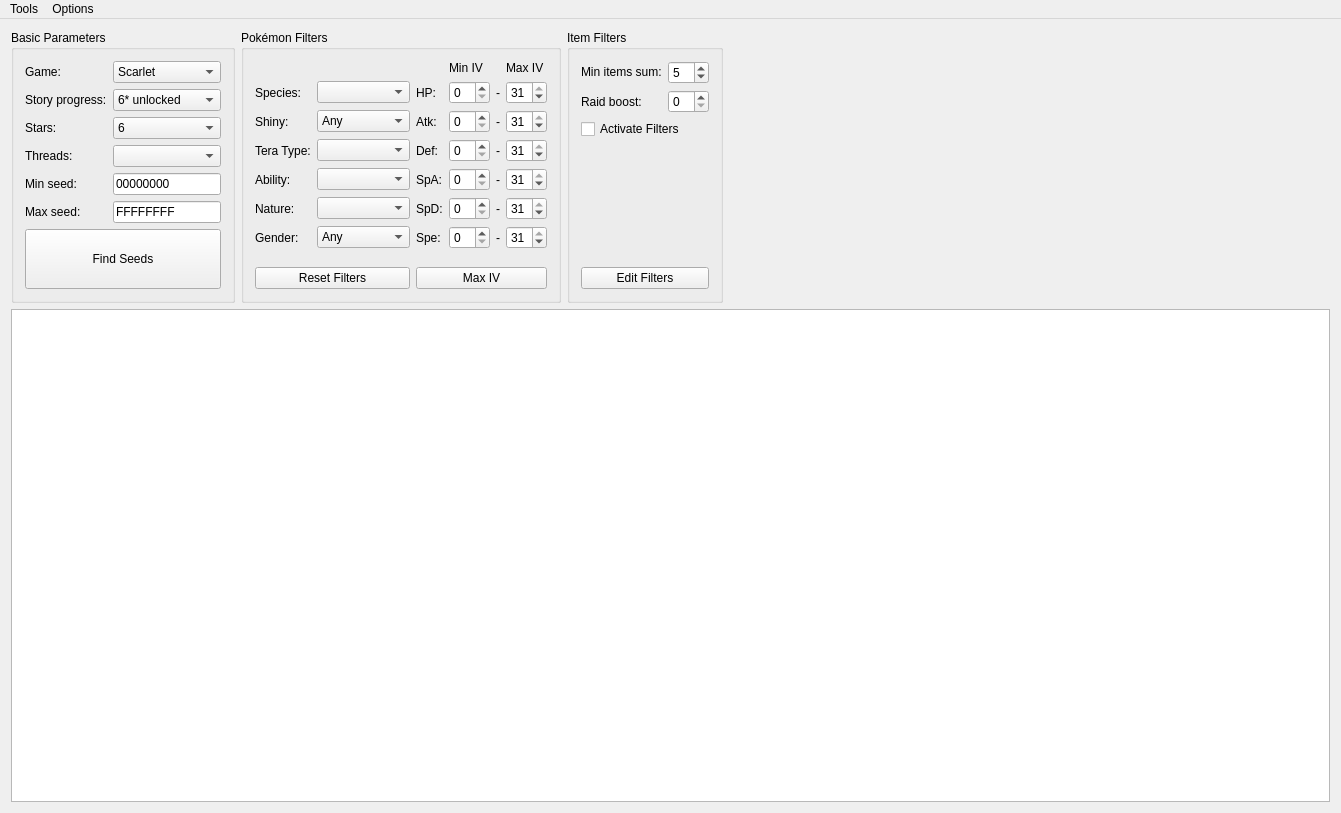
<?xml version="1.0" encoding="UTF-8"?>
<ui version="4.0">
 <class>RaidCalcClass</class>
 <widget class="QMainWindow" name="RaidCalcClass">
  <property name="geometry">
   <rect>
    <x>0</x>
    <y>0</y>
    <width>1341</width>
    <height>813</height>
   </rect>
  </property>
  <property name="windowTitle">
   <string>RaidCalc</string>
  </property>
  <widget class="QWidget" name="centralWidget">
   <layout class="QVBoxLayout" name="verticalLayout" stretch="0,1">
    <item>
     <layout class="QHBoxLayout" name="parametersHorizontalLayout">
      <item>
       <widget class="QGroupBox" name="basicGroup">
        <property name="sizePolicy">
         <sizepolicy hsizetype="Preferred" vsizetype="Preferred">
          <horstretch>0</horstretch>
          <verstretch>0</verstretch>
         </sizepolicy>
        </property>
        <property name="title">
         <string>Basic Parameters</string>
        </property>
        <layout class="QGridLayout" name="gridLayout">
         <item row="6" column="0" colspan="2">
          <widget class="QPushButton" name="buttonFindSeeds">
           <property name="minimumSize">
            <size>
             <width>0</width>
             <height>60</height>
            </size>
           </property>
           <property name="text">
            <string>Find Seeds</string>
           </property>
          </widget>
         </item>
         <item row="3" column="0">
          <widget class="QLabel" name="labelThreads">
           <property name="text">
            <string>Threads:</string>
           </property>
          </widget>
         </item>
         <item row="5" column="0">
          <widget class="QLabel" name="labelMaxSeed">
           <property name="text">
            <string>Max seed:</string>
           </property>
          </widget>
         </item>
         <item row="4" column="0">
          <widget class="QLabel" name="labelMinSeed">
           <property name="text">
            <string>Min seed:</string>
           </property>
          </widget>
         </item>
         <item row="4" column="1">
          <widget class="QLineEdit" name="editMinSeed">
           <property name="sizePolicy">
            <sizepolicy hsizetype="Preferred" vsizetype="Fixed">
             <horstretch>0</horstretch>
             <verstretch>0</verstretch>
            </sizepolicy>
           </property>
           <property name="text">
            <string>00000000</string>
           </property>
          </widget>
         </item>
         <item row="2" column="0">
          <widget class="QLabel" name="labelStars">
           <property name="text">
            <string>Stars:</string>
           </property>
          </widget>
         </item>
         <item row="2" column="1">
          <widget class="QComboBox" name="comboBoxStars">
           <property name="currentIndex">
            <number>5</number>
           </property>
           <item>
            <property name="text">
             <string>1</string>
            </property>
           </item>
           <item>
            <property name="text">
             <string>2</string>
            </property>
           </item>
           <item>
            <property name="text">
             <string>3</string>
            </property>
           </item>
           <item>
            <property name="text">
             <string>4</string>
            </property>
           </item>
           <item>
            <property name="text">
             <string>5</string>
            </property>
           </item>
           <item>
            <property name="text">
             <string>6</string>
            </property>
           </item>
          </widget>
         </item>
         <item row="5" column="1">
          <widget class="QLineEdit" name="editMaxSeed">
           <property name="sizePolicy">
            <sizepolicy hsizetype="Preferred" vsizetype="Fixed">
             <horstretch>0</horstretch>
             <verstretch>0</verstretch>
            </sizepolicy>
           </property>
           <property name="text">
            <string>FFFFFFFF</string>
           </property>
          </widget>
         </item>
         <item row="0" column="0">
          <widget class="QLabel" name="labelGame">
           <property name="text">
            <string>Game:</string>
           </property>
          </widget>
         </item>
         <item row="3" column="1">
          <widget class="QComboBox" name="comboBoxThreads"/>
         </item>
         <item row="0" column="1">
          <widget class="QComboBox" name="comboBoxGame">
           <item>
            <property name="text">
             <string>Scarlet</string>
            </property>
           </item>
           <item>
            <property name="text">
             <string>Violet</string>
            </property>
           </item>
          </widget>
         </item>
         <item row="1" column="0">
          <widget class="QLabel" name="label">
           <property name="text">
            <string>Story progress:</string>
           </property>
          </widget>
         </item>
         <item row="1" column="1">
          <widget class="QComboBox" name="comboBoxStory">
           <property name="currentIndex">
            <number>4</number>
           </property>
           <item>
            <property name="text">
             <string>None</string>
            </property>
           </item>
           <item>
            <property name="text">
             <string>3* unlocked</string>
            </property>
           </item>
           <item>
            <property name="text">
             <string>4* unlocked</string>
            </property>
           </item>
           <item>
            <property name="text">
             <string>5* unlocked</string>
            </property>
           </item>
           <item>
            <property name="text">
             <string>6* unlocked</string>
            </property>
           </item>
          </widget>
         </item>
        </layout>
       </widget>
      </item>
      <item>
       <widget class="QGroupBox" name="pokemonGroup">
        <property name="title">
         <string>Pokémon Filters</string>
        </property>
        <layout class="QGridLayout" name="gridLayout_3">
         <item row="1" column="2">
          <widget class="QLabel" name="labelHP">
           <property name="text">
            <string>HP:</string>
           </property>
          </widget>
         </item>
         <item row="9" column="0" colspan="2">
          <widget class="QPushButton" name="buttonResetPokemonFilters">
           <property name="text">
            <string>Reset Filters</string>
           </property>
          </widget>
         </item>
         <item row="7" column="4">
          <widget class="QLabel" name="labelSep6">
           <property name="text">
            <string>-</string>
           </property>
          </widget>
         </item>
         <item row="3" column="5">
          <widget class="QSpinBox" name="spinBoxMaxAtk">
           <property name="maximum">
            <number>31</number>
           </property>
           <property name="value">
            <number>31</number>
           </property>
          </widget>
         </item>
         <item row="5" column="4">
          <widget class="QLabel" name="labelSep4">
           <property name="text">
            <string>-</string>
           </property>
          </widget>
         </item>
         <item row="7" column="2">
          <widget class="QLabel" name="labelSpe">
           <property name="text">
            <string>Spe:</string>
           </property>
          </widget>
         </item>
         <item row="5" column="3">
          <widget class="QSpinBox" name="spinBoxMinSpA">
           <property name="maximum">
            <number>31</number>
           </property>
           <property name="value">
            <number>0</number>
           </property>
          </widget>
         </item>
         <item row="5" column="0">
          <widget class="QLabel" name="labelAbility">
           <property name="text">
            <string>Ability:</string>
           </property>
          </widget>
         </item>
         <item row="3" column="0">
          <widget class="QLabel" name="labelShiny">
           <property name="text">
            <string>Shiny:</string>
           </property>
          </widget>
         </item>
         <item row="4" column="4">
          <widget class="QLabel" name="labelSep3">
           <property name="text">
            <string>-</string>
           </property>
          </widget>
         </item>
         <item row="5" column="2">
          <widget class="QLabel" name="labelSpA">
           <property name="text">
            <string>SpA:</string>
           </property>
          </widget>
         </item>
         <item row="6" column="4">
          <widget class="QLabel" name="labelSep5">
           <property name="text">
            <string>-</string>
           </property>
          </widget>
         </item>
         <item row="6" column="0">
          <widget class="QLabel" name="labelNature">
           <property name="text">
            <string>Nature:</string>
           </property>
          </widget>
         </item>
         <item row="1" column="0">
          <widget class="QLabel" name="labelSpecies">
           <property name="text">
            <string>Species:</string>
           </property>
          </widget>
         </item>
         <item row="6" column="1">
          <widget class="QComboBox" name="comboBoxNature"/>
         </item>
         <item row="4" column="2">
          <widget class="QLabel" name="labelDef">
           <property name="text">
            <string>Def:</string>
           </property>
          </widget>
         </item>
         <item row="3" column="3">
          <widget class="QSpinBox" name="spinBoxMinAtk">
           <property name="maximum">
            <number>31</number>
           </property>
           <property name="value">
            <number>0</number>
           </property>
          </widget>
         </item>
         <item row="4" column="3">
          <widget class="QSpinBox" name="spinBoxMinDef">
           <property name="maximum">
            <number>31</number>
           </property>
           <property name="value">
            <number>0</number>
           </property>
          </widget>
         </item>
         <item row="5" column="5">
          <widget class="QSpinBox" name="spinBoxMaxSpA">
           <property name="maximum">
            <number>31</number>
           </property>
           <property name="value">
            <number>31</number>
           </property>
          </widget>
         </item>
         <item row="4" column="5">
          <widget class="QSpinBox" name="spinBoxMaxDef">
           <property name="maximum">
            <number>31</number>
           </property>
           <property name="value">
            <number>31</number>
           </property>
          </widget>
         </item>
         <item row="0" column="5">
          <widget class="QLabel" name="labelMaxIV">
           <property name="text">
            <string>Max IV</string>
           </property>
          </widget>
         </item>
         <item row="3" column="1">
          <widget class="QComboBox" name="comboBoxShiny">
           <item>
            <property name="text">
             <string>Any</string>
            </property>
           </item>
           <item>
            <property name="text">
             <string>Yes</string>
            </property>
           </item>
           <item>
            <property name="text">
             <string>No</string>
            </property>
           </item>
          </widget>
         </item>
         <item row="6" column="5">
          <widget class="QSpinBox" name="spinBoxMaxSpD">
           <property name="maximum">
            <number>31</number>
           </property>
           <property name="value">
            <number>31</number>
           </property>
          </widget>
         </item>
         <item row="3" column="2">
          <widget class="QLabel" name="labelAtk">
           <property name="text">
            <string>Atk:</string>
           </property>
          </widget>
         </item>
         <item row="1" column="1">
          <widget class="QComboBox" name="comboBoxSpecies"/>
         </item>
         <item row="7" column="0">
          <widget class="QLabel" name="labelGender">
           <property name="text">
            <string>Gender:</string>
           </property>
          </widget>
         </item>
         <item row="7" column="5">
          <widget class="QSpinBox" name="spinBoxMaxSpe">
           <property name="maximum">
            <number>31</number>
           </property>
           <property name="value">
            <number>31</number>
           </property>
          </widget>
         </item>
         <item row="5" column="1">
          <widget class="QComboBox" name="comboBoxAbility"/>
         </item>
         <item row="1" column="5">
          <widget class="QSpinBox" name="spinBoxMaxHP">
           <property name="maximum">
            <number>31</number>
           </property>
           <property name="value">
            <number>31</number>
           </property>
          </widget>
         </item>
         <item row="6" column="2">
          <widget class="QLabel" name="labelSpD">
           <property name="text">
            <string>SpD:</string>
           </property>
          </widget>
         </item>
         <item row="7" column="3">
          <widget class="QSpinBox" name="spinBoxMinSpe">
           <property name="maximum">
            <number>31</number>
           </property>
           <property name="value">
            <number>0</number>
           </property>
          </widget>
         </item>
         <item row="9" column="2" colspan="4">
          <widget class="QPushButton" name="buttonMaxIV">
           <property name="text">
            <string>Max IV</string>
           </property>
          </widget>
         </item>
         <item row="4" column="0">
          <widget class="QLabel" name="labelTeraType">
           <property name="text">
            <string>Tera Type:</string>
           </property>
          </widget>
         </item>
         <item row="7" column="1">
          <widget class="QComboBox" name="comboBoxGender">
           <item>
            <property name="text">
             <string>Any</string>
            </property>
           </item>
           <item>
            <property name="text">
             <string>Male</string>
            </property>
           </item>
           <item>
            <property name="text">
             <string>Female</string>
            </property>
           </item>
           <item>
            <property name="text">
             <string>Genderless</string>
            </property>
           </item>
          </widget>
         </item>
         <item row="0" column="3">
          <widget class="QLabel" name="labelMinIV">
           <property name="text">
            <string>Min IV</string>
           </property>
          </widget>
         </item>
         <item row="1" column="4">
          <widget class="QLabel" name="labelSep1">
           <property name="text">
            <string>-</string>
           </property>
          </widget>
         </item>
         <item row="1" column="3">
          <widget class="QSpinBox" name="spinBoxMinHP">
           <property name="maximum">
            <number>31</number>
           </property>
           <property name="value">
            <number>0</number>
           </property>
          </widget>
         </item>
         <item row="3" column="4">
          <widget class="QLabel" name="labelSep2">
           <property name="text">
            <string>-</string>
           </property>
          </widget>
         </item>
         <item row="4" column="1">
          <widget class="QComboBox" name="comboBoxTeraType"/>
         </item>
         <item row="6" column="3">
          <widget class="QSpinBox" name="spinBoxMinSpD">
           <property name="maximum">
            <number>31</number>
           </property>
           <property name="value">
            <number>0</number>
           </property>
          </widget>
         </item>
         <item row="8" column="0">
          <spacer name="spacer4">
           <property name="orientation">
            <enum>Qt::Vertical</enum>
           </property>
           <property name="sizeHint" stdset="0">
            <size>
             <width>20</width>
             <height>1</height>
            </size>
           </property>
          </spacer>
         </item>
        </layout>
       </widget>
      </item>
      <item>
       <widget class="QGroupBox" name="itemGroup">
        <property name="title">
         <string>Item Filters</string>
        </property>
        <property name="alignment">
         <set>Qt::AlignLeading|Qt::AlignLeft|Qt::AlignTop</set>
        </property>
        <layout class="QGridLayout" name="gridLayout_2">
         <item row="0" column="0">
          <widget class="QLabel" name="labelMinItemsSum">
           <property name="sizePolicy">
            <sizepolicy hsizetype="Preferred" vsizetype="Fixed">
             <horstretch>0</horstretch>
             <verstretch>0</verstretch>
            </sizepolicy>
           </property>
           <property name="text">
            <string>Min items sum:</string>
           </property>
          </widget>
         </item>
         <item row="3" column="0">
          <spacer name="verticalSpacer">
           <property name="orientation">
            <enum>Qt::Vertical</enum>
           </property>
           <property name="sizeType">
            <enum>QSizePolicy::Expanding</enum>
           </property>
           <property name="sizeHint" stdset="0">
            <size>
             <width>20</width>
             <height>40</height>
            </size>
           </property>
          </spacer>
         </item>
         <item row="0" column="1">
          <widget class="QSpinBox" name="spinBoxMinItemsSum">
           <property name="maximum">
            <number>30</number>
           </property>
           <property name="value">
            <number>5</number>
           </property>
          </widget>
         </item>
         <item row="2" column="0" colspan="2">
          <widget class="QCheckBox" name="checkboxItemFilters">
           <property name="text">
            <string>Activate Filters</string>
           </property>
          </widget>
         </item>
         <item row="4" column="0" colspan="2">
          <widget class="QPushButton" name="buttonEditFilters">
           <property name="text">
            <string>Edit Filters</string>
           </property>
          </widget>
         </item>
         <item row="1" column="0">
          <widget class="QLabel" name="labelRaidBoost">
           <property name="text">
            <string>Raid boost:</string>
           </property>
          </widget>
         </item>
         <item row="1" column="1">
          <widget class="QSpinBox" name="spinBoxRaidBoost">
           <property name="maximum">
            <number>3</number>
           </property>
          </widget>
         </item>
        </layout>
       </widget>
      </item>
      <item>
       <spacer name="spacer3">
        <property name="orientation">
         <enum>Qt::Horizontal</enum>
        </property>
        <property name="sizeType">
         <enum>QSizePolicy::Expanding</enum>
        </property>
        <property name="sizeHint" stdset="0">
         <size>
          <width>40</width>
          <height>20</height>
         </size>
        </property>
       </spacer>
      </item>
     </layout>
    </item>
    <item>
     <widget class="QTableView" name="tableSeeds"/>
    </item>
   </layout>
  </widget>
  <widget class="QMenuBar" name="menuBar">
   <property name="geometry">
    <rect>
     <x>0</x>
     <y>0</y>
     <width>1341</width>
     <height>22</height>
    </rect>
   </property>
   <widget class="QMenu" name="menuTools">
    <property name="title">
     <string>Tools</string>
    </property>
    <addaction name="actionSeedViewer"/>
   </widget>
   <widget class="QMenu" name="menuOptions">
    <property name="title">
     <string>Options</string>
    </property>
    <addaction name="actionSettings"/>
    <addaction name="actionAbout"/>
   </widget>
   <addaction name="menuTools"/>
   <addaction name="menuOptions"/>
  </widget>
  <action name="actionSeedViewer">
   <property name="text">
    <string>Seed Viewer</string>
   </property>
  </action>
  <action name="actionSettings">
   <property name="text">
    <string>Settings</string>
   </property>
  </action>
  <action name="actionAbout">
   <property name="text">
    <string>About</string>
   </property>
  </action>
 </widget>
 <layoutdefault spacing="6" margin="11"/>
 <resources>
  <include location="RaidCalc.qrc"/>
 </resources>
 <connections/>
</ui>
